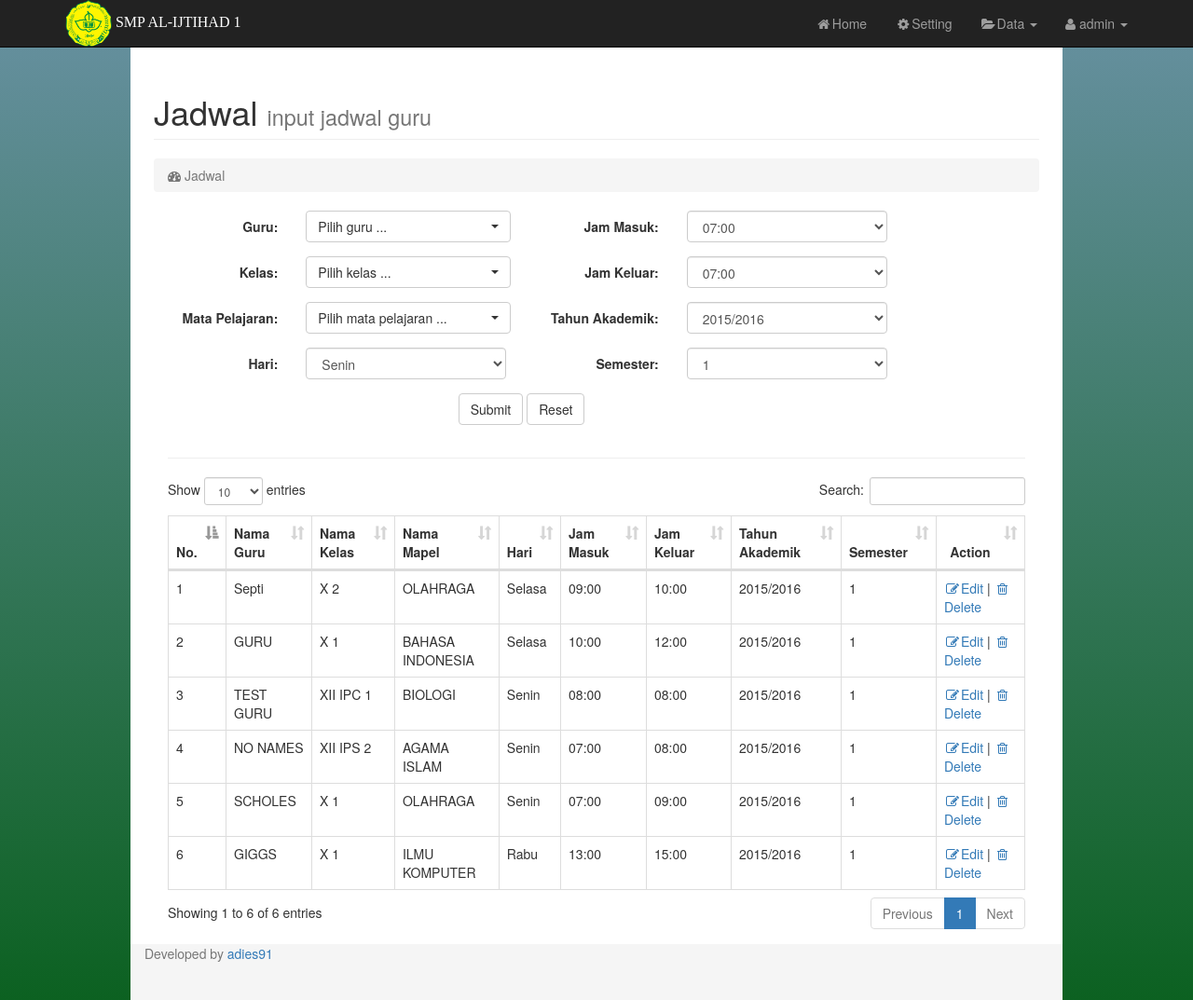
Screenshot of /admin/index.php?page=jadwal (signed in) with the database file from the repository.
### tables this page shows
CREATE TABLE IF NOT EXISTS `t_jadwal` (
  `id_jadwal` int(3) NOT NULL AUTO_INCREMENT,
  `id_guru` int(3) NOT NULL,
  `id_kelas` int(3) NOT NULL,
  `id_mapel` int(3) NOT NULL,
  `hari` varchar(10) NOT NULL,
  `jam_masuk` varchar(10) NOT NULL,
  `jam_keluar` varchar(10) NOT NULL,
  `thn_akademik` varchar(15) NOT NULL,
  `semester` int(1) NOT NULL,
  PRIMARY KEY (`id_jadwal`)
);

CREATE TABLE IF NOT EXISTS `t_guru` (
  `id_guru` int(3) NOT NULL AUTO_INCREMENT,
  `nip` varchar(20) NOT NULL,
  `nama` varchar(30) NOT NULL,
  `password` varchar(50) NOT NULL,
  `gelar` varchar(10) NOT NULL,
  `jenis_kelamin` varchar(1) NOT NULL,
  `alamat` text NOT NULL,
  `agama` varchar(10) NOT NULL,
  `no_hp` varchar(15) NOT NULL,
  `tgl_lahir` varchar(15) NOT NULL,
  `email` varchar(30) NOT NULL,
  `foto` varchar(50) NOT NULL,
  PRIMARY KEY (`id_guru`)
);

CREATE TABLE IF NOT EXISTS `t_kelas` (
  `id_kelas` int(3) NOT NULL AUTO_INCREMENT,
  `nama_kelas` varchar(15) NOT NULL,
  PRIMARY KEY (`id_kelas`)
);

CREATE TABLE IF NOT EXISTS `t_mapel` (
  `id_mapel` int(3) NOT NULL AUTO_INCREMENT,
  `kode_mapel` varchar(10) NOT NULL,
  `nama_mapel` varchar(20) NOT NULL,
  PRIMARY KEY (`id_mapel`)
);

### admin/page.php (called while the page is built)
<?php
$page=htmlentities(@$_GET['page']);
$halaman="$page.php";
if(!file_exists($halaman) || empty($page)){
	include "content.php";
}else{
	include "$halaman";
}
?>

### admin/jadwal.php (the view, shortened to what this page needs)
<?php
    if(empty($_SESSION[admin])){
        echo"<script language='JavaScript'>
        alert('Access Denied..!');
        </script>";
        echo "<meta http-equiv='refresh' content='0; url=../index.php'>";
    }
else{
?>
<div id="page-wrapper">
    <div class="container-fluid">
                <div class="row">
                    <div class="col-lg-12">
                        <h1 class="page-header">
                            Jadwal <small>input jadwal guru</small>
                        </h1>
                        <ol class="breadcrumb">
                            <li class="active">
                                <i class="fa fa-dashboard"></i> Jadwal
                            </li>
                        </ol>
                    </div>
                </div>
			<div class="box box-primary">
				<div class="box-body">
           			<form class="form-horizontal" method="post" action="tambah-jadwal.php" onsubmit="return validasi_input(this)">
					<div class="form-group">
						<label class="control-label col-sm-2" for="email">Guru:</label>
						<div class="col-sm-3">
						</div>
						<label class="control-label col-sm-2" for="email">Jam Masuk:</label>
							<div class="col-sm-3">
							<select class="form-control" name="jam_msk">
							<option value="07:00">07:00</option>
							</select>
							</div>
					</div>
					<div class="form-group">
						<label class="control-label col-sm-2" for="email">Kelas:</label>
						<div class="col-sm-3">
						</div>
						<label class="control-label col-sm-2" for="email">Jam Keluar:</label>
							<div class="col-sm-3">
							<select class="form-control" name="jam_klr">
							<option value="07:00">07:00</option>
							</select>
							</div>
					</div>
					<div class="form-group">
						<label class="control-label col-sm-2" for="email">Mata Pelajaran:</label>
						<div class="col-sm-3">
						</div>
						<label class="control-label col-sm-2" for="email">Tahun Akademik:</label>
							<div class="col-sm-3">
							<select class="form-control" name="thn_akad">
							<option value="2015/2016">2015/2016</option>
							</select>
							</div>
					</div>
						<div class="form-group">
							<label class="control-label col-sm-2" for="email">Hari:</label>
							<div class="col-sm-3">
							<select class="form-control" name="hari">
							<option value="Senin">Senin</option>
							</select>
							</div>
							<label class="control-label col-sm-2" for="email">Semester:</label>
							<div class="col-sm-3">
							<select class="form-control" name="semester">
							<option value="1">1</option>
							</select>
							</div>
						</div>
						<div class="form-group">
							<div class="col-sm-offset-4 col-sm-10">
								<button type="submit" class="btn btn-default">Submit</button>
								<button type="reset" class="btn btn-default">Reset</button>
							</div>
						</div>
					</form>
					<div class="col-lg-12">
                        <h2><hr style=""></h2>
                        <div class="table-responsive">
                        <table id="example1" class="table table-bordered">
                <thead>
                                    <tr>
                                        <th>No.</th>
                                        <th>Nama Guru</th>
                                        <th>Nama Kelas</th>
										<th>Nama Mapel</th>
										<th>Hari</th>
										<th>Jam Masuk</th>
										<th>Jam Keluar</th>
										<th>Tahun Akademik</th>
										<th>Semester</th>
                                        <th><center>Action</center></th>
                                    </tr>
                                </thead>
                <tbody>
                    <?php
                    $sql = mysql_query('select a.*, b.nama as nama_guru, c.nama_kelas, d.nama_mapel from t_jadwal a
                    left join t_guru b ON b.id_guru = a.id_guru
                    left join t_kelas c ON c.id_kelas = a.id_kelas
                    left join t_mapel d ON d.id_mapel = a.id_mapel');
                    $no = 1;
                    while ($r = mysql_fetch_array($sql)) {
                    ?>
                    <tr align='left'>
                        <td><?php echo  $no;?></td>
                        <td><?php echo  $r['nama_guru']; ?></td>
						<td><?php echo  $r['nama_kelas']; ?></td>
						<td><?php echo  $r['nama_mapel']; ?></td>
						<td><?php echo  $r['hari']; ?></td>
						<td><?php echo  $r['jam_masuk']; ?></td>
						<td><?php echo  $r['jam_keluar']; ?></td>
						<td><?php echo  $r['thn_akademik']; ?></td>
						<td><?php echo  $r['semester']; ?></td>
                    <?php echo"<td>
                            <a href='?page=edit-jadwal&id_jadwal=$r[id_jadwal]'><i class='fa fa-fw fa-pencil-square-o'></i>Edit</a> |
                            <a href='?page=delete-jadwal&id_jadwal=$r[id_jadwal]' onClick=\"return confirm('Anda yakin ingin menghapus jadwal $r[nama_guru] ?')\"><i class='fa fa-fw fa-trash-o'></i>Delete</a>
                        </td>"; ?>
                    </tr>
                    <?php
                    $no++;
                    }
                    ?>
                </tbody>
            </table>
                        </div>
                </div>
            </div>
        </div>
    </div>
</div>
<?php } ?>

### admin/index.php (shortened to what this page needs)
<?php
    if(empty($_SESSION[admin])){
        echo"<script language='JavaScript'>
        alert('Access Denied..!');
        </script>";
        echo "<meta http-equiv='refresh' content='0; url=../index.php'>";
    }
else{
?>
<!DOCTYPE html>
<html lang="en">
<head>
    <link href="css/bootstrap.min.css" rel="stylesheet">
    <link rel="stylesheet" href="css/dataTables.bootstrap.css">
    <link href="css/sb-admin.css" rel="stylesheet">
	<link rel="stylesheet" href="css/bootstrap-select.css">
	<link href="css/bootstrap-datetimepicker.css" rel="stylesheet">
    <link href="css/bootstrap-datetimepicker.min.css" rel="stylesheet" media="screen">
    <link href="css/plugins/morris.css" rel="stylesheet">
    <link href="font-awesome/css/font-awesome.min.css" rel="stylesheet" type="text/css">
</head>
<body>
    <div id="wrapper">
        <?php include "menu.php";?>
        <?php include "page.php"; ?>
        <div id="footer">
        <div class="container">
            <p class="text-muted">Developed by <a href="#">adies91</a></p>
        </div>
        </div>
    </div>
</body>
</html>
<?php } ?>

### admin/menu.php (shortened to what this page needs)
<!DOCTYPE html>
<html lang="en">
  <head>
  </head>
  <body>
    <nav class="navbar navbar-inverse navbar-fixed-top">
      <div class="container">
        <div class="navbar-header">
        <span style="float:left;">
              <img src="../img/Ijtihad.png" class="img-circle" alt="Cinque Terre" width="50" height="50">
              <span style="font-family:verdana;font-size:16px;color:#fff;">SMP AL-IJTIHAD 1 </span>
        </span>
          <a class="navbar-brand" href="#"></a>
        </div>
        <div id="navbar" class="navbar-collapse collapse">
          <ul class="nav navbar-nav navbar-right">
            <li class="dropdown">
                    <a href="#" class="dropdown-toggle" data-toggle="dropdown"><i class="fa fa-user"></i> <?php echo "$_SESSION[admin]"; ?> <b class="caret"></b></a>
                </li>
          </ul>
          <ul class="nav navbar-nav navbar-right">
            <li><a href="index.php"><i class="fa fa-fw fa-home"></i>Home</a></li>
            <li><a href="index.php?page=pass"><i class="fa fa-fw fa-gear"></i>Setting</a></li>
            <li class="dropdown">
              <a href="#" class="dropdown-toggle" data-toggle="dropdown" role="button" aria-haspopup="true" aria-expanded="false"><i class="fa fa-fw fa-folder-open"></i>Data <span class="caret"></span></a>
            </li>
          </ul>
        </div>
      </div>
    </nav>
  </body>
</html>

### admin/css/sb-admin.css (style rules this page uses)
body { margin-top: 50px; background: url('../../img/black-batik.jpg') fixed; }
@media (min-width:768px) { body { margin-top: 50px; } }
#wrapper { padding-left: 0; }
#page-wrapper { width: 100%; padding: 0; background-color: #fff; opacity: 1; }
@media (min-width:600px) { #wrapper { width: 1000px; margin: 50px auto auto auto; } }
@media (min-width:600px) { #page-wrapper { padding: 10px; } }

### admin/index.php (style rules this page uses)
body, html { height: auto; background-repeat: no-repeat; background-image: linear-gradient(rgb(104, 145, 162), rgb(12, 97, 33)); }
#footer { height: 60px; background-color: #f5f5f5; margin-top:0px; padding-top:0px; padding-bottom:0px; }

### rows the page displays
t_jadwal: id_guru.nama "Septi", id_kelas.nama_kelas "X 2", id_mapel.nama_mapel "OLAHRAGA", hari "Selasa", jam_masuk "09:00", jam_keluar "10:00", thn_akademik "2015/2016", semester "1"
t_jadwal: id_guru.nama "GURU", id_kelas.nama_kelas "X 1", id_mapel.nama_mapel "BAHASA INDONESIA", hari "Selasa", jam_masuk "10:00", jam_keluar "12:00", thn_akademik "2015/2016", semester "1"
t_jadwal: id_guru.nama "TEST GURU", id_kelas.nama_kelas "XII IPC 1", id_mapel.nama_mapel "BIOLOGI", hari "Senin", jam_masuk "08:00", jam_keluar "08:00", thn_akademik "2015/2016", semester "1"
t_jadwal: id_guru.nama "NO NAMES", id_kelas.nama_kelas "XII IPS 2", id_mapel.nama_mapel "AGAMA ISLAM", hari "Senin", jam_masuk "07:00", jam_keluar "08:00", thn_akademik "2015/2016", semester "1"
t_jadwal: id_guru.nama "SCHOLES", id_kelas.nama_kelas "X 1", id_mapel.nama_mapel "OLAHRAGA", hari "Senin", jam_masuk "07:00", jam_keluar "09:00", thn_akademik "2015/2016", semester "1"
t_jadwal: id_guru.nama "GIGGS", id_kelas.nama_kelas "X 1", id_mapel.nama_mapel "ILMU KOMPUTER", hari "Rabu", jam_masuk "13:00", jam_keluar "15:00", thn_akademik "2015/2016", semester "1"

### other values shown
$_SESSION[admin] "admin"
